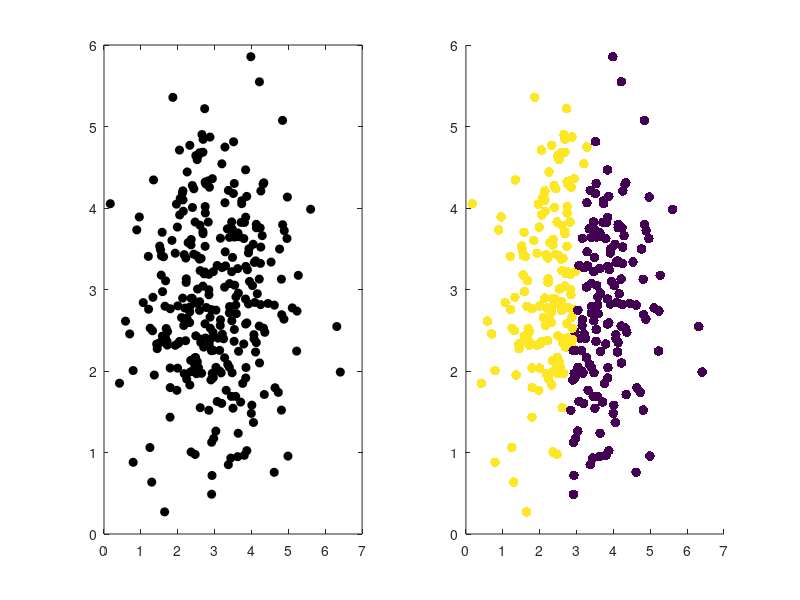

Reproduce this figure in MATLAB.
%matlabda çalışır
%Let's make some fake data with two groups
n=150; %sample size
x=[randn(n,1)+3;randn(n,1)+3];
y=[randn(n,1)+3;randn(n,1)+3];

%plot the data
subplot(1,2,1);
plot(x,y,'ok','MarkerFaceColor','k');

%now divide into two using k-means and plot the results
data2=[x,y];
IDX=kmeans(data2,2);

%plot the k-means results
subplot(1,2,2);
scatter(x,y,50,IDX,'filled');
